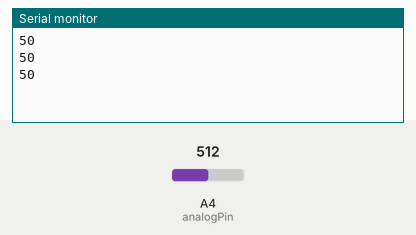
Bench run of a sketch on a simulated Arduino Uno, built with avr-gcc and run on an emulated ATmega328P. On the bench: the last lines printed to the serial monitor. The test bench sets the inputs (shaded band); at power-on: A4 (analogPin) = 512.

Above: at 1.3 s.
1.4 s: A4 (analogPin) set to 716
At 1.9 s:
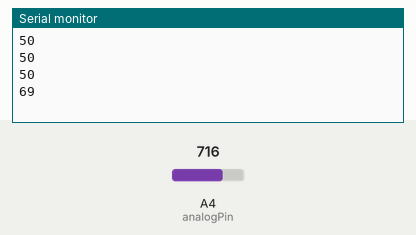
2.9 s: A4 (analogPin) set to 900
At 3.4 s:
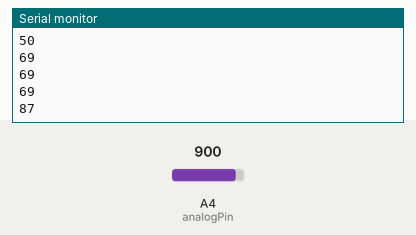
Timing chart, 0 to 5.9 s (numbered marks = the images above; inputs shaded):
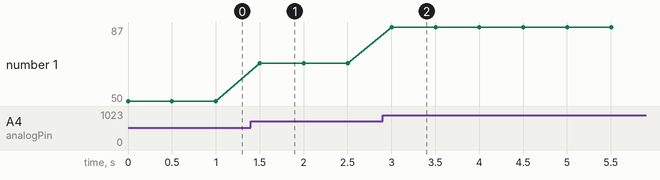

The sketch:

potentiometer_23_11_25.ino
```cpp
// we define the analog pin we are going to usde as a constant
  const int analogPin = A4;
  int value; //variable used to store the brute analog reading
  int position; //variable used to store the value in %


void setup() {
  Serial.begin(9600);
}

void loop() {
  value = analogRead(analogPin); //we do our brute value reading
  position = map(value, 0, 1023, 0, 100); //we use the map function to transform value to a percentaje

  Serial.println(position); //we print the percentaje

  delay(500);

}
```

Measured:
- after the input at 1.4 s, the serial monitor: prints a new line after 0.10 s (image 1)
- after the input at 2.9 s, the serial monitor: prints a new line after 0.10 s (image 2)
- plotted number 1: 50 → 69 after the input at 1.4 s, 69 → 87 after the input at 2.9 s
